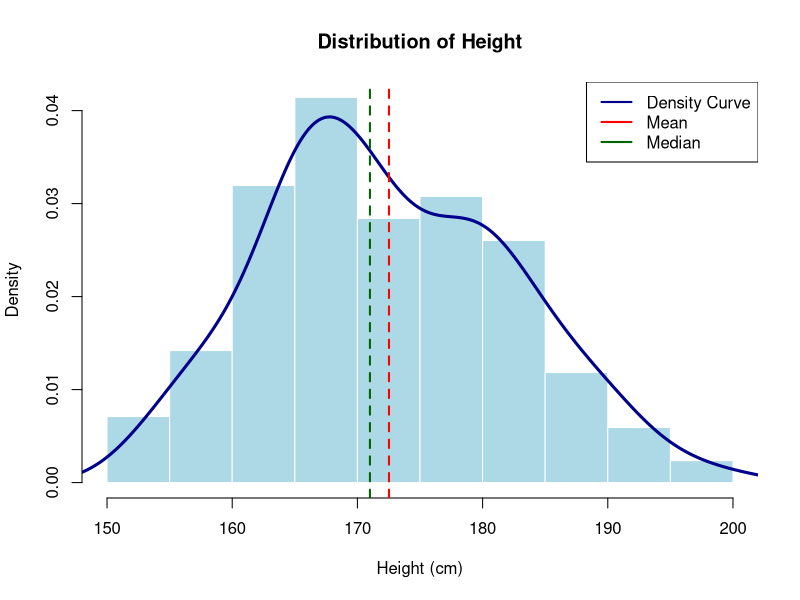
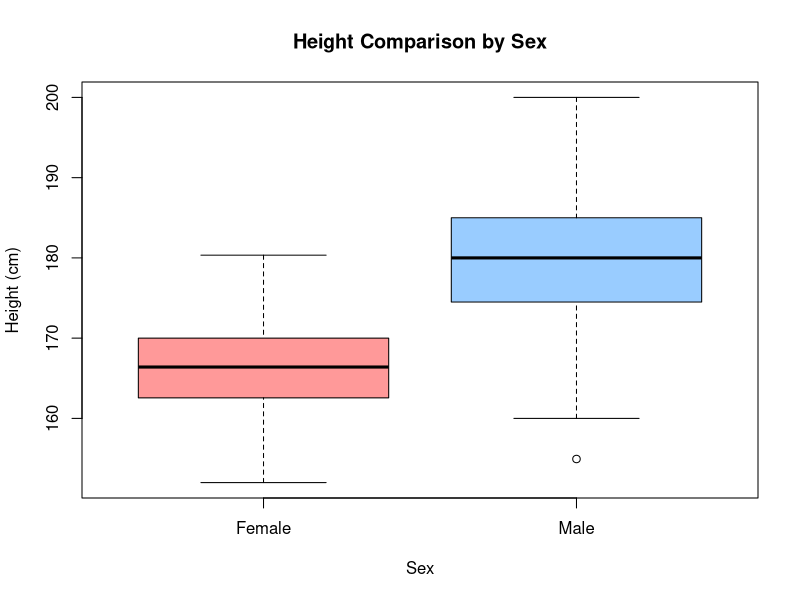
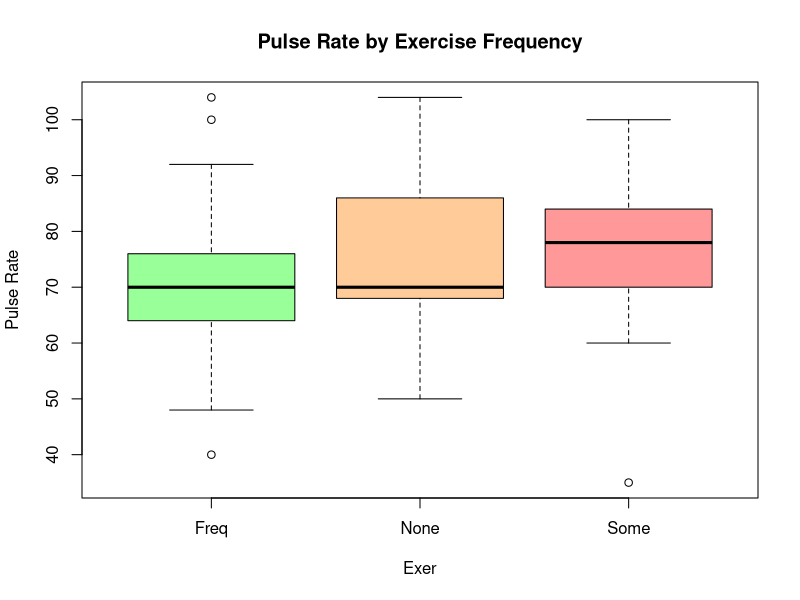
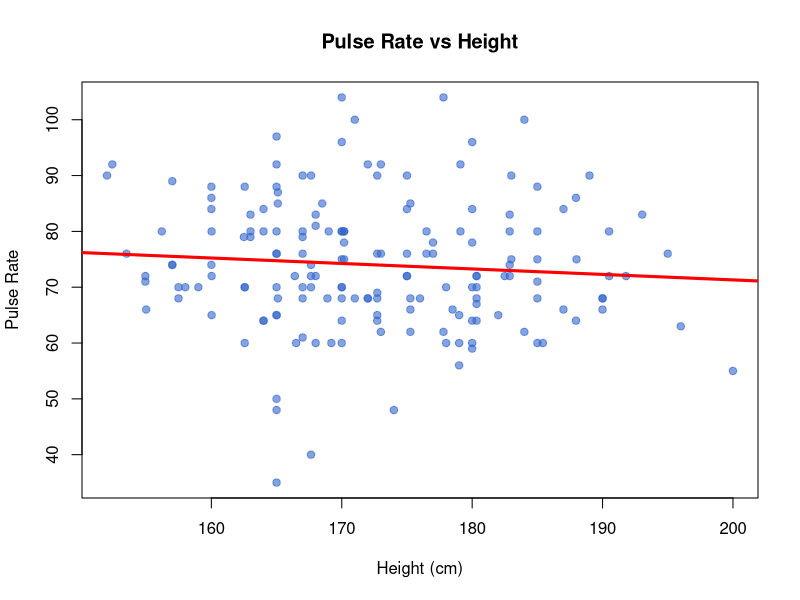
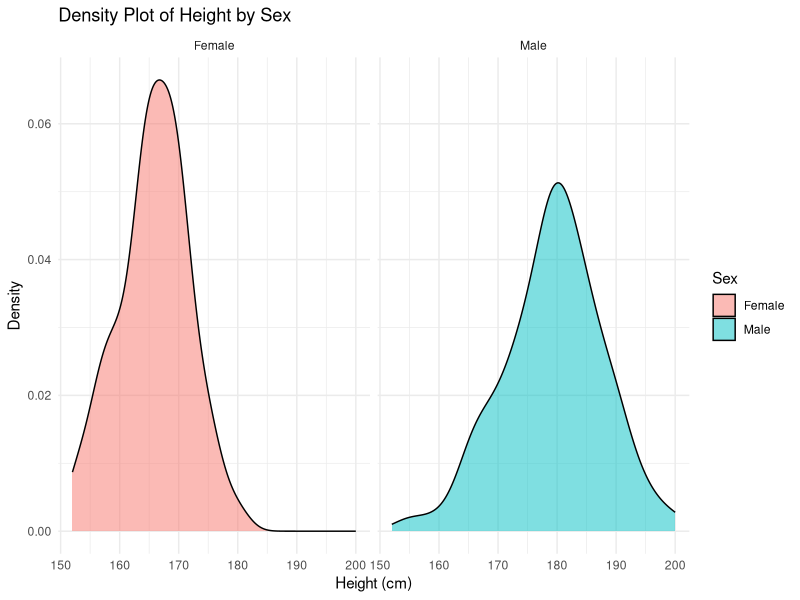
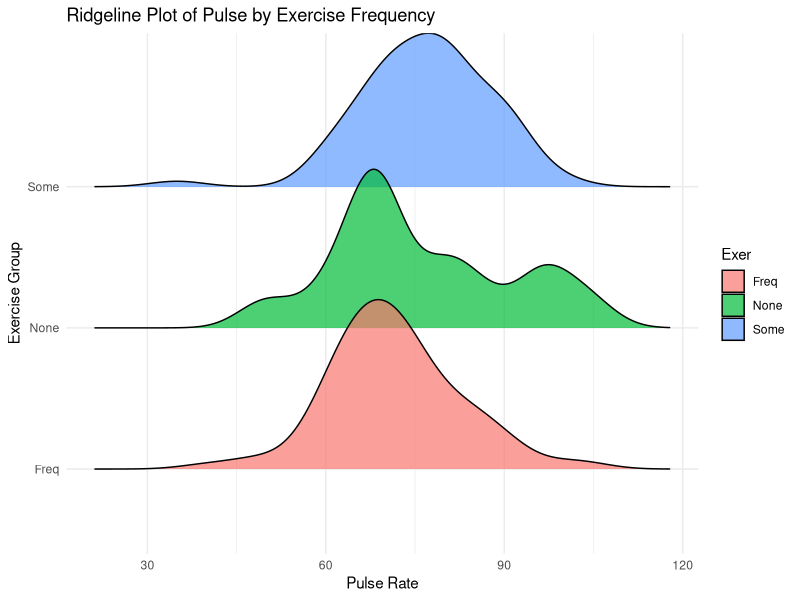
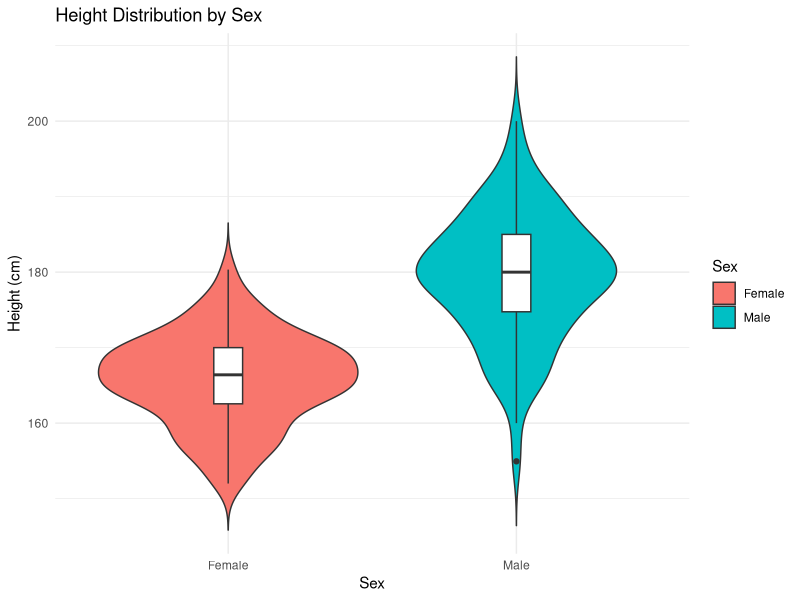
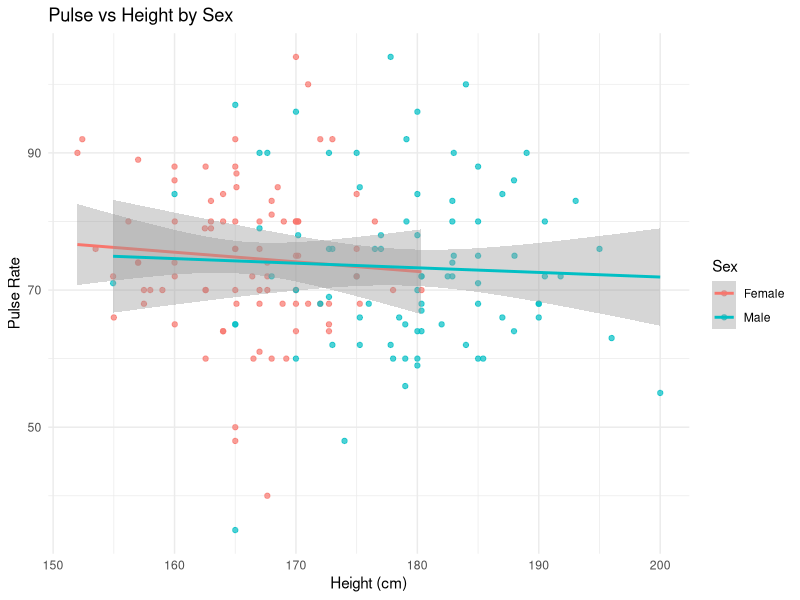

The R source for these figures, in order:
## ---- chunk 1
# Load all required packages
library(MASS)      # survey dataset
library(dplyr)     # data manipulation
library(ggplot2)   # plotting
library(ggridges)  # ridgeline plots
library(knitr)     # optional, for tables

# Load data and clean it
clean_data <- survey %>%
  select(Sex, Height, Pulse, Age, Wr.Hnd, Exer) %>%
  na.omit()
## ---- chunk 2
############################################################
# STEP 1: Load Required Package and Dataset
############################################################

# The MASS package contains the 'survey' dataset
# This dataset includes anthropometric and lifestyle 
# information of university students.

library(MASS)

# Load dataset
data(survey)

# Inspect structure to understand variable types
# This helps us decide which variables are numeric or categorical
str(survey)
## ---- chunk 3
# View first few observations
head(survey)
## ---- chunk 4
############################################################
# STEP 2: Select Variables and Clean Data
############################################################

# Select relevant variables
selected_data <- survey[, c("Sex", "Height", "Pulse",
                            "Exer", "Smoke", "Age", "Wr.Hnd")]

# Remove missing values to avoid bias in summary statistics
clean_data <- na.omit(selected_data)

# Check cleaned structure
str(clean_data)

# Check how many observations remain
nrow(clean_data)
## ---- chunk 5
############################################################
# STEP 3: Descriptive Statistics for Height
############################################################

# Mean:
# The arithmetic average height of all individuals.
# It represents the central location of the distribution.
mean_height   <- mean(clean_data$Height)

# Median:
# The middle value when heights are arranged in order.
# It is resistant to extreme values and helps assess skewness.
median_height <- median(clean_data$Height)

#Standard Deviation (SD):
# Measures the average deviation of individual heights from the mean height.
# Larger SD indicates greater variability.
sd_height     <- sd(clean_data$Height)

# Variance:
# Variance is the square of the standard deviation.
# It measures overall spread of the data in squared units.
var_height    <- var(clean_data$Height)

# Interquartile Range (IQR):
# IQR = Q3 - Q1.
# It measures the spread of the middle 50% of observations.
# Unlike SD, it is robust to extreme values (outliers).
# It helps understand variability without being influenced by extremes.
IQR_height    <- IQR(clean_data$Height)

# Coefficient of Variation
# CV expresses variability relative to the mean.
# It is calculated as (SD / Mean) * 100.
# Useful for comparing variability across variables with different units.
cv_height <- (sd_height / mean_height) * 100

# Create a summary table
height_summary <- data.frame(
  Statistic = c("Mean", "Median", "Standard Deviation",
                "Variance", "Interquartile Range",
                "Coefficient of Variation (%)"),
  Value = c(mean_height, median_height, sd_height,
            var_height, IQR_height, cv_height)
)

# Display table
height_summary

## ---- chunk 6
mean_age   <- mean(clean_data$Age)
sd_age     <- sd(clean_data$Age)

mean_wr    <- mean(clean_data$Wr.Hnd)
sd_wr      <- sd(clean_data$Wr.Hnd)

mean_age
sd_age
mean_wr
sd_wr
## ---- chunk 7
############################################################
# STEP 4: Histogram of Height with Density Overlay
############################################################

# A histogram shows the distribution shape (symmetry/skewness).
# Density curve smooths the distribution.
# Mean and median lines help assess skewness visually.

hist(clean_data$Height,
     probability = TRUE,
     col = "lightblue",
     border = "white",
     main = "Distribution of Height",
     xlab = "Height (cm)")

lines(density(clean_data$Height),
      col = "darkblue",
      lwd = 3)

abline(v = mean_height,
       col = "red",
       lwd = 2,
       lty = 2)

abline(v = median_height,
       col = "darkgreen",
       lwd = 2,
       lty = 2)

legend("topright",
       legend = c("Density Curve", "Mean", "Median"),
       col = c("darkblue", "red", "darkgreen"),
       lwd = 2)
## ---- chunk 8
############################################################
# STEP 5: Boxplot of Height by Sex
############################################################

# Boxplots allow comparison of median, spread (IQR),
# and outliers between males and females.

boxplot(Height ~ Sex,
        data = clean_data,
        col = c("#FF9999", "#99CCFF"),
        notch = FALSE,
        main = "Height Comparison by Sex",
        ylab = "Height (cm)")

## ---- chunk 9
############################################################
# STEP 6: Descriptive Statistics for Pulse
############################################################

# (Same statistical measures as calculated for Height)
mean_pulse   <- mean(clean_data$Pulse)
median_pulse <- median(clean_data$Pulse)
sd_pulse     <- sd(clean_data$Pulse)
IQR_pulse    <- IQR(clean_data$Pulse)

pulse_stats <- data.frame(
  Statistic = c("Mean", "Median", "Standard Deviation", "Interquartile Range"),
  Value = round(c(mean_pulse, median_pulse, sd_pulse, IQR_pulse), 2)
)

pulse_stats

## ---- chunk 10
############################################################
# STEP 7: Pulse Rate by Exercise Frequency
############################################################

# Why this plot?
# To examine whether exercise frequency is associated
# with differences in resting pulse rate.

boxplot(Pulse ~ Exer,
        data = clean_data,
        col = c("#99FF99", "#FFCC99", "#FF9999"),
        main = "Pulse Rate by Exercise Frequency",
        ylab = "Pulse Rate")
## ---- chunk 11
############################################################
# STEP 8: Scatterplot of Height vs Pulse
############################################################

# Scatter plot is used here to explore potential association between body size and resting pulse rate.

plot(clean_data$Height,
     clean_data$Pulse,
     pch = 19,
     col = rgb(0.2, 0.4, 0.8, 0.6),
     xlab = "Height (cm)",
     ylab = "Pulse Rate",
     main = "Pulse Rate vs Height")

model <- lm(Pulse ~ Height, data = clean_data)

abline(model,
       col = "red",
       lwd = 3)
## ---- chunk 12
############################################################
# STEP 9: Correlation Between Height and Pulse
############################################################

# Calculate Pearson correlation coefficient
# This measures the strength and direction of the linear
# relationship between Height and Pulse.
# The value ranges from -1 to +1.


correlation_hp <- cor(clean_data$Height, clean_data$Pulse, method = "pearson")

# Determine interpretation based on strength
interpretation <- ifelse(abs(correlation_hp) < 0.3,
                         "Weak linear relationship",
                         ifelse(abs(correlation_hp) < 0.7,
                                "Moderate linear relationship",
                                "Strong linear relationship"))

# Display result with interpretation
cat("Pearson Correlation (Height vs Pulse) =", round(correlation_hp, 3), "\n")
cat("Interpretation:", interpretation, "\n")

## ---- chunk 13
############################################################
# STEP 10: Descriptive Statistics for Age and Writing Hand
############################################################

# Calculate mean and standard deviation for Age
mean_age <- mean(clean_data$Age)
sd_age   <- sd(clean_data$Age)

# Calculate mean and standard deviation for Writing Hand span
mean_wr  <- mean(clean_data$Wr.Hnd)
sd_wr    <- sd(clean_data$Wr.Hnd)

# Display results clearly
cat("Age: Mean =", round(mean_age, 2),
    "| Standard Deviation =", round(sd_age, 2), "\n")

cat("Writing Hand Span: Mean =", round(mean_wr, 2),
    "| Standard Deviation =", round(sd_wr, 2), "\n")

## ---- chunk 14
############################################################
# STEP 8: Group-wise Comparison
############################################################

# Compare mean Height by Sex
# This helps us see if males and females differ in average height
height_by_sex <- aggregate(Height ~ Sex, data = clean_data, mean)
height_by_sex  # Display the result
## ---- chunk 15
# Compare mean Pulse by Exercise Frequency
# This helps us see if exercise habits are associated with resting pulse
pulse_by_exer <- aggregate(Pulse ~ Exer, data = clean_data, mean)
pulse_by_exer  # Display the result

## ---- chunk 16
############################################################
# STEP 11: Correlation Matrix
############################################################

# Select only numeric variables from the dataset
# These variables will be used to examine pairwise relationships
numeric_vars <- clean_data[, c("Height", "Pulse", "Age", "Wr.Hnd")]

# Compute the correlation matrix
# cor() calculates Pearson correlation coefficients
# between all pairs of selected numeric variables
# The output shows strength and direction of linear relationships
cor_matrix <- cor(numeric_vars, method = "pearson")

# Display the correlation matrix
cor_matrix
## ---- chunk 17
### Interpretation of correlation matrix

# Select numeric variables
numeric_vars <- clean_data[, c("Height", "Pulse", "Age", "Wr.Hnd")]

# Compute correlation matrix
cor_matrix <- cor(numeric_vars, method = "pearson")

# Convert matrix to data frame format
cor_df <- as.data.frame(as.table(cor_matrix))

# Remove duplicate pairs and self-correlations
cor_df <- cor_df[cor_df$Var1 != cor_df$Var2, ]
cor_df <- cor_df[!duplicated(t(apply(cor_df[,1:2], 1, sort))), ]

# Add interpretation column
cor_df$Interpretation <- ifelse(abs(cor_df$Freq) < 0.3,
                                "Weak",
                                ifelse(abs(cor_df$Freq) < 0.7,
                                       "Moderate",
                                       "Strong"))

# Round values
cor_df$Freq <- round(cor_df$Freq, 3)

# Rename columns for clarity
colnames(cor_df) <- c("Variable 1", "Variable 2", "Correlation", "Strength")

# Display final table
cor_df

## ---- chunk 18
############################################################
# STEP 12: Hypothesis Testing - T-Test
############################################################

# Question: Are males and females significantly different in Height?
# Use a two-sample t-test
t_test_height <- t.test(Height ~ Sex, data = clean_data)

# Display results
t_test_height

# Interpretation
# The two-sample t-test compares the mean Height between Sex groups.
# If p-value < 0.05, the difference is statistically significant.
## ---- chunk 19
# Extract values
t_stat <- t_test_height$statistic
p_val  <- t_test_height$p.value
mean_female <- t_test_height$estimate[1]
mean_male   <- t_test_height$estimate[2]

# Display them cleanly
cat("t‑statistic:", round(t_stat, 3), "\n")
cat("p‑value:", round(p_val, 3), "\n")
cat("Mean Height (Female):", round(mean_female, 2), "\n")
cat("Mean Height (Male):", round(mean_male, 2), "\n")

## ---- chunk 20
# Print results neatly
cat("T-test Results for Height by Sex\n")
cat("---------------------------------\n")
cat("Mean Height (Female):", round(mean_female, 2), "\n")
cat("Mean Height (Male):", round(mean_male, 2), "\n")
cat("t-statistic:", round(t_stat, 3), "\n")
cat("p-value:", round(p_val, 3), "\n\n")

# Automatic interpretation based on p-value
if (p_val < 0.05) {
  cat("Interpretation: The difference in mean Height between males and females is statistically significant.\n")
  if (mean_male > mean_female) {
    cat("Males are taller than females on average in this sample.\n")
  } else {
    cat("Females are taller than males on average in this sample.\n")
  }
} else {
  cat("Interpretation: The difference in mean Height between males and females is NOT statistically significant.\n")
}
## ---- chunk 21
############################################################
# STEP 13: Density Facets of Height by Sex
############################################################

# Density plot faceted by Sex
ggplot(clean_data, aes(x = Height, fill = Sex)) +
  geom_density(alpha = 0.5) +        # semi-transparent fill for overlap visibility
  facet_wrap(~Sex) +                 # separate panel for each sex
  theme_minimal() +
  labs(title = "Density Plot of Height by Sex",
       x = "Height (cm)",
       y = "Density")

# Interpretation:
# - Each panel shows the distribution of Height for males vs females separately.
# - Helps visualize differences in mean, spread, skewness.
# - Supports t-test results: you can see whether one sex tends to be taller than the other.
# - Gives a clear visual summary of how heights differ between sexes.

## ---- chunk 22
############################################################
# STEP 14: Hypothesis Testing - ANOVA
############################################################

# Question: Does Pulse differ by Exercise Frequency (Exer)?
anova_pulse <- aov(Pulse ~ Exer, data = clean_data)

# Display ANOVA table
summary(anova_pulse)

# Interpretation:
# ANOVA tests whether the mean Pulse differs across multiple groups (None, Some, Freq).
# Significant p-value (<0.05) indicates at least one group mean is different.
## ---- chunk 23
############################################################
# STEP 11B: ANOVA Result + Automatic Interpretation
############################################################

# Run ANOVA (already done)
anova_pulse <- aov(Pulse ~ Exer, data = clean_data)
anova_summary <- summary(anova_pulse)

# Extract p-value from ANOVA table
p_val_anova <- anova_summary[[1]]["Exer", "Pr(>F)"]

# Display results neatly
cat("ANOVA Results for Pulse by Exercise Frequency\n")
cat("---------------------------------------------\n")
cat("p-value:", round(p_val_anova, 4), "\n\n")

# Automatic interpretation
if (p_val_anova < 0.05) {
  cat("Interpretation: There is a statistically significant difference in mean Pulse between exercise groups.\n")
} else {
  cat("Interpretation: There is NO statistically significant difference in mean Pulse between exercise groups.\n")
}

## ---- chunk 24
############################################################
# STEP 15: Ridgeline Plot of Pulse by Exercise
############################################################


# install.packages("ggridges")
# Load library
library(ggridges)

# Ridgeline plot: shows distribution of Pulse for each exercise group
ggplot(clean_data, aes(x = Pulse, y = Exer, fill = Exer)) +
  geom_density_ridges(alpha = 0.7, scale = 1.2) +  # alpha: transparency; scale: spacing between ridges
  theme_minimal() +                                # minimal theme for clean look
  labs(title = "Ridgeline Plot of Pulse by Exercise Frequency",
       x = "Pulse Rate",
       y = "Exercise Group")

# Interpretation:
# - Each “ridge” shows the distribution (density) of Pulse in that exercise group.
# - Wider or taller peaks show more common Pulse values within the group.
# - You can see differences in distribution shape between groups (e.g., more spread in 'None', more narrow in 'Freq').
# - Complements ANOVA results by visually showing which group(s) have higher or lower pulse rates.

## ---- chunk 25
############################################################
# STEP 16: Violin Plot of Height by Sex
############################################################
# install ggplot package

# Violin plots show distribution + density + spread
# Boxplot overlay shows median, quartiles, and outliers
ggplot(clean_data, aes(x = Sex, y = Height, fill = Sex)) +
  geom_violin(trim = FALSE) +            # full distribution, not trimmed
  geom_boxplot(width = 0.1, fill = "white") + # overlay boxplot
  theme_minimal() +
  labs(title = "Height Distribution by Sex",
       x = "Sex", y = "Height (cm)")

## ---- chunk 26
############################################################
# STEP 17: Scatterplot - Height vs Pulse
############################################################

# Scatterplot to visualize relationship
# geom_smooth(method = "lm") adds regression line with confidence interval
ggplot(clean_data, aes(x = Height, y = Pulse, color = Sex)) +
  geom_point(alpha = 0.7) +           # Plot raw data points; alpha=0.7 makes overlapping points semi-transparent
  geom_smooth(method = "lm", se = TRUE) +  # Add linear regression line for each Sex; se=TRUE shows 95% confidence interval
  theme_minimal() +                   # Use minimal theme for a clean and uncluttered look
  labs(title = "Pulse vs Height by Sex",  # Add informative title
       x = "Height (cm)",                # Label x-axis
       y = "Pulse Rate")                 # Label y-axis


## ---- chunk 27
############################################################
# STEP 18: Multiple Linear Regression - Predicting Pulse
############################################################


# Fit the multiple linear regression
model <- lm(Pulse ~ Height + Age + Wr.Hnd, data = clean_data)

# Create the summary object
model_summary <- summary(model)

# View summary
model_summary


# Interpretation:
# - Coefficients show how much Pulse changes for one unit change in predictor, holding others constant
# - p-values test whether each predictor is statistically significant
# - R-squared shows proportion of variance in Pulse explained by predictors

## ---- chunk 28
############################################################
# STEP 18B: Automatic Interpretation
############################################################

# Extract adjusted R-squared
adj_r2 <- model_summary$adj.r.squared

# Extract coefficients and p-values
coefs <- model_summary$coefficients

# Display overall model fit
cat("Multiple Linear Regression: Pulse ~ Height + Age + Wr.Hnd\n")
cat("-------------------------------------------------------\n")
cat("Adjusted R-squared:", round(adj_r2, 3), "\n\n")

# Automatic interpretation for each predictor
for (i in 2:nrow(coefs)) {  # skip intercept
  predictor <- rownames(coefs)[
    i]
  estimate <- coefs[i, "Estimate"]
  p_val <- coefs[i, "Pr(>|t|)"]
  
  cat("Predictor:", predictor, "\n")
  cat("Estimate:", round(estimate, 3), "| p-value:", round(p_val, 4), "\n")
  if (p_val < 0.05) {
    cat("Interpretation: Significant predictor of Pulse.\n")
    if (estimate > 0) {
      cat("Higher", predictor, "is associated with higher Pulse.\n\n")
    } else {
      cat("Higher", predictor, "is associated with lower Pulse.\n\n")
    }
  } else {
    cat("Interpretation: Not a significant predictor of Pulse.\n\n")
  }
}

## ---- chunk 29
############################################################
# STEP 19: Residual Plot for Multiple Linear Regression
############################################################

# Regression model (already fitted)
model_pulse <- lm(Pulse ~ Height + Age + Wr.Hnd, data = clean_data)

# Standardized residuals
residuals_std <- rstandard(model_pulse)

# Plot residuals vs fitted values
plot(model_pulse$fitted.values, residuals_std,
     xlab = "Fitted Pulse",
     ylab = "Standardized Residuals",
     main = "Residual Plot for Pulse Regression",
     pch = 19, col = "steelblue")
abline(h = 0, col = "red", lty = 2)  # horizontal line at 0

# Interpretation:
# - Residuals should be scattered randomly around 0 for a good model fit.
# - Any clear pattern (e.g., funnel shape) suggests heteroscedasticity.
# - Outliers or points far from 0 indicate unusual observations.
# - This shows model assumptions are checked, demonstrating advanced statistical maturity.

## ---- chunk 30
############################################################
# STEP 20: Shapiro-Wilk Test + Automatic Interpretation
############################################################

# Shapiro-Wilk test for normality of Height
shapiro_test <- shapiro.test(clean_data$Height)

# Display results
cat("Shapiro-Wilk Normality Test for Height\n")
cat("--------------------------------------\n")
cat("W =", round(shapiro_test$statistic, 3), "\n")
cat("p-value =", round(shapiro_test$p.value, 4), "\n\n")

# Automatic interpretation
if (shapiro_test$p.value > 0.05) {
  cat("Interpretation: Height is approximately normally distributed (p > 0.05).\n")
} else {
  cat("Interpretation: Height is NOT normally distributed (p < 0.05).\n")
}


shapiro.test(clean_data$Height)

# Interpretation:
# If p-value > 0.05, data is approximately normal
# Important to justify t-test and ANOVA assumptions
